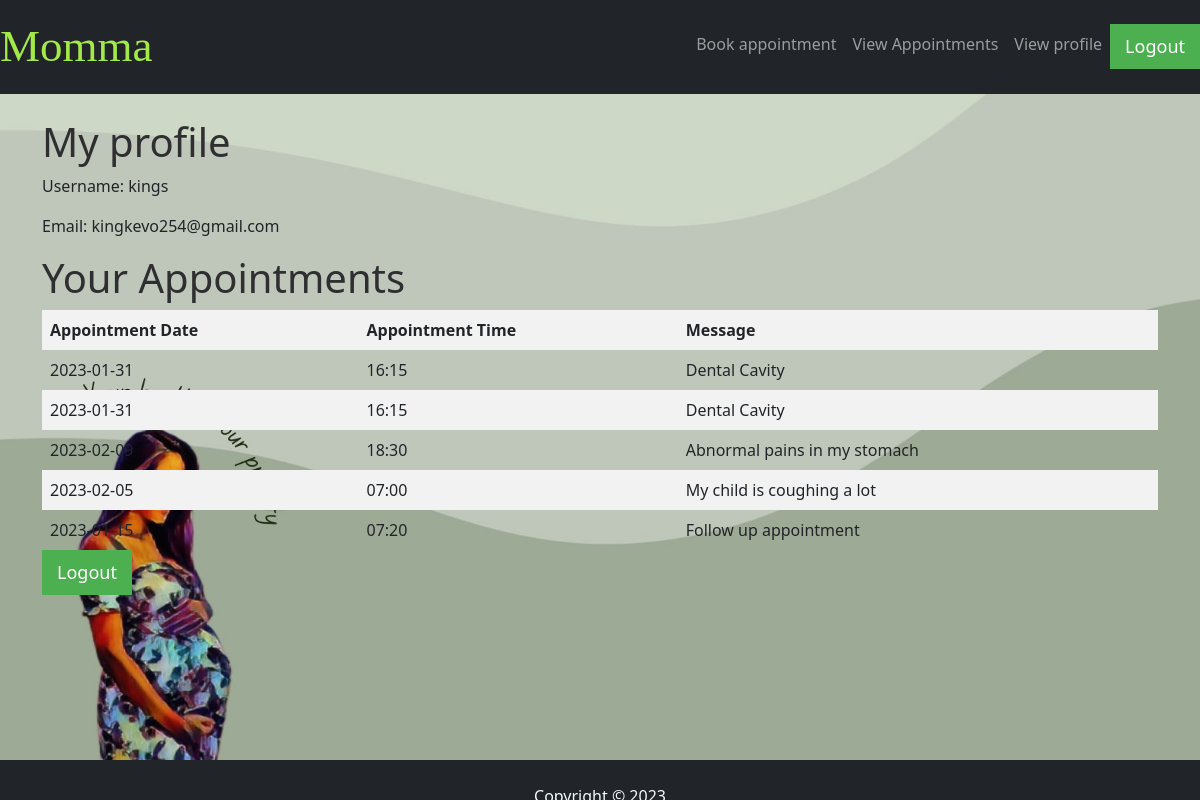
The app's page /profile (signed in) with its own data.
### index/models.py (models this page shows, shortened)
class User(db.Model):
    id = db.Column(db.Integer, primary_key=True)
    username = db.Column(db.String(80), unique=True, nullable=False)
    email = db.Column(db.String(120), unique=True, nullable=False)
    password = db.Column(db.String(120), nullable=False)
    appointments = db.relationship('Appointment', backref='user', lazy=True)

class Appointment(db.Model):
    id = db.Column(db.Integer, primary_key=True)
    name = db.Column(db.String(50), nullable=False)
    email = db.Column(db.String(120), nullable=False)
    date = db.Column(db.String(20), nullable=False)
    time = db.Column(db.String(20), nullable=False)
    message = db.Column(db.Text, nullable=False)
    user_id = db.Column(db.Integer, db.ForeignKey('user.id'), nullable=False)

### index/routes.py (the view)
@app.route("/profile")
def view_profile():
    check_authentication()
    username = session['username']
    user = User.query.filter_by(username=username).first()
    appointments = Appointment.query.filter_by(user_id=user.id)
    return render_template("profile.html", user=user, appointments=appointments)

### index/routes.py (called while the page is built)
def check_authentication():
    if not session.get("logged_in"):
        return redirect(url_for("log_in"))

### index/templates/profile.html
{% extends 'main.html' %}
{% block content %}
<div class="profile">
    <h1>My profile</h1>
    <div class="user-info">
        <p>Username: {{user.username}}</p>
        <p>Email: {{ user.email }}</p>
        <div>
            <h1>Your Appointments</h1>
            <table>
                <thead>
                    <tr>
                        <th>Appointment Date</th>
                        <th>Appointment Time</th>
                        <th>Message</th>
                    </tr>
                </thead>
                <tbody>
                    {% for appointment in appointments %}
                    <tr>
                        <td>{{ appointment.date }}</td>
                        <td>{{ appointment.time }}</td>
                        <td>{{ appointment.message }}</td>
                    </tr>
                    {% endfor %}
                </tbody>
            </table>
        </div>
    </div>
</div>
<a href="{{url_for('logout')}}" onclick="return confirm('Are you sure you want to logout?');">
    <button class="logout-button logout-button:hover">Logout</button>
</a>
{% endblock content %}

### index/static/css/static.css (style rules this page uses)
h1 { font-size: 20px; color: rgb(47, 47, 49); font-weight: bold; }
.logout-button { background-color: #4CAF50; color: white; padding: 9px 15px; margin: 0px 0; border: none; cursor: pointer; font-size: 18px; }
table { width: 100%; border-collapse: collapse; }
th, td { border: 1px solid #dddddd; padding: 8px; text-align: left; }
th { background-color: #f2f2f2; font-weight: bold; }
tr:nth-child(even) { background-color: #f2f2f2; }

### records on screen
User: username "kings", email "kingkevo254@gmail.com"
Appointment: date "2023-01-31", time "16:15", message "Dental Cavity"
Appointment: date "2023-01-31", time "16:15", message "Dental Cavity"
Appointment: date "2023-02-09", time "18:30", message "Abnormal pains in my stomach"
Appointment: date "2023-02-05", time "07:00", message "My child is coughing a lot"
Appointment: date "2023-01-15", time "07:20", message "Follow up appointment"
